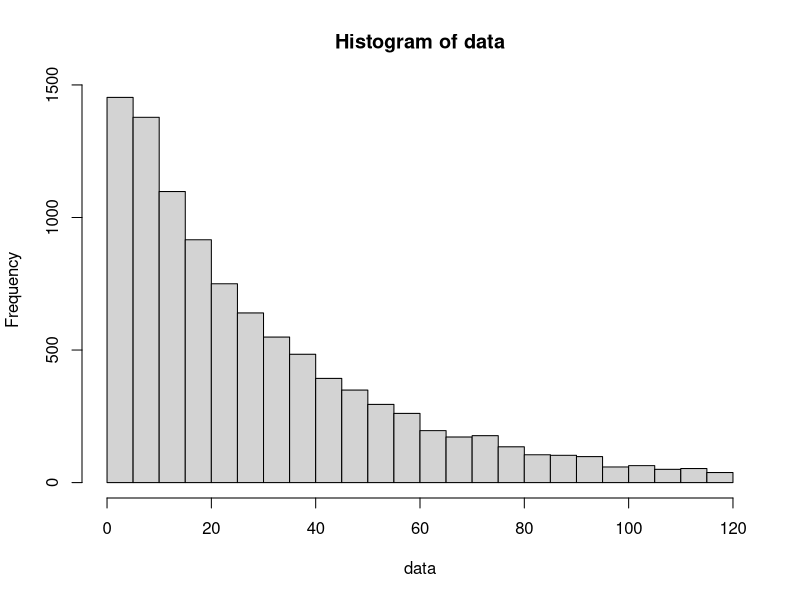
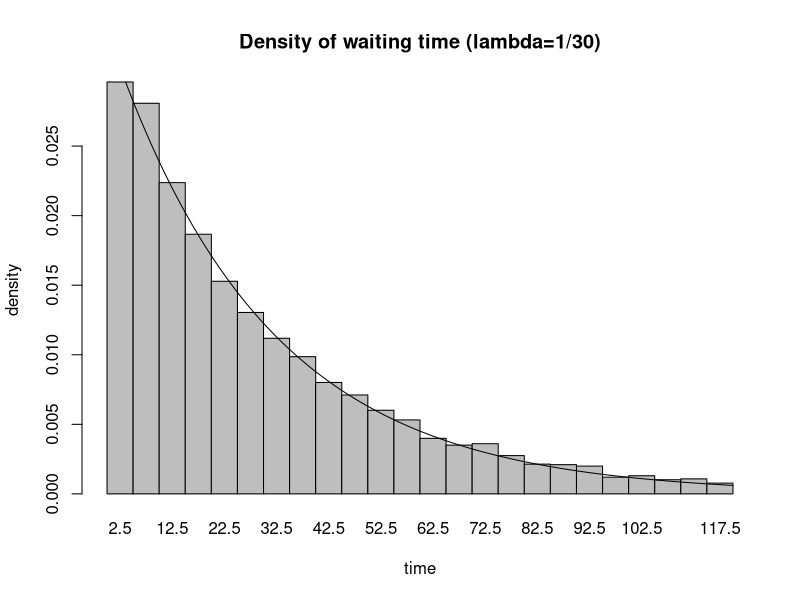

R code for these plots, in order:

#' Exercise 9
#' This program simulates the waiting times between cars
#' when the average time between cars is 30 seconds.
#' The waiting times are simulated by computing
#'     (-1/30)log(rnd)
#' Also, this program computes an area bar graph for
#' these times by breaking the time interval from
#' 0 to 120 into 24 subintervals.
#' On the same pair of axes, plot the function
#'     f(x) = (1/30)e^(-x/30)

xlim = c(0, 120)
func <- function(x) {
  return((1/30)*exp(-x/30))
}

# simulation part
n = 10000 # the number of trial
bins = 24 # the number of bins
data = (-30) * log(runif(n)) # sum of two random numbers
data = data[data < xlim[2]]
histinfo = hist(data, breaks=seq(xlim[1], xlim[2], l=bins+1))

# function part
x = seq(xlim[1], xlim[2], 0.01)
y = func(x)

# plotting part
par(mfrow=c(1,1))
barplot(main='Density of waiting time (lambda=1/30)',
        xlab='time',
        ylab='density',
        histinfo$density, space=0,
        width=max(x)/(length(histinfo$density)),
        names.arg=histinfo$mids)
lines(x, y)
